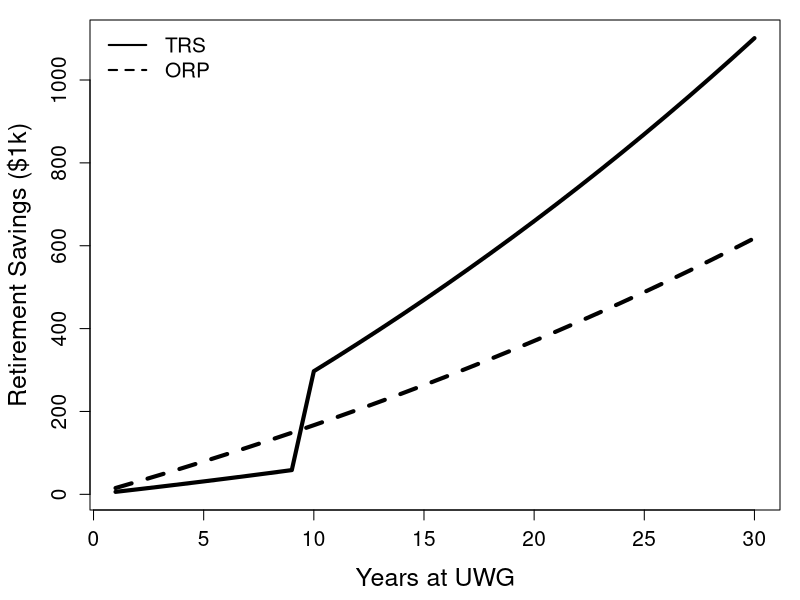
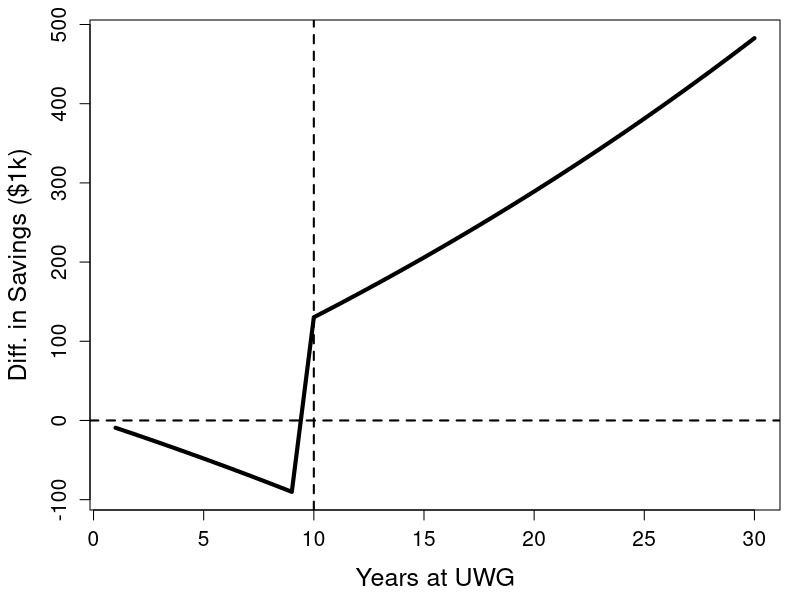
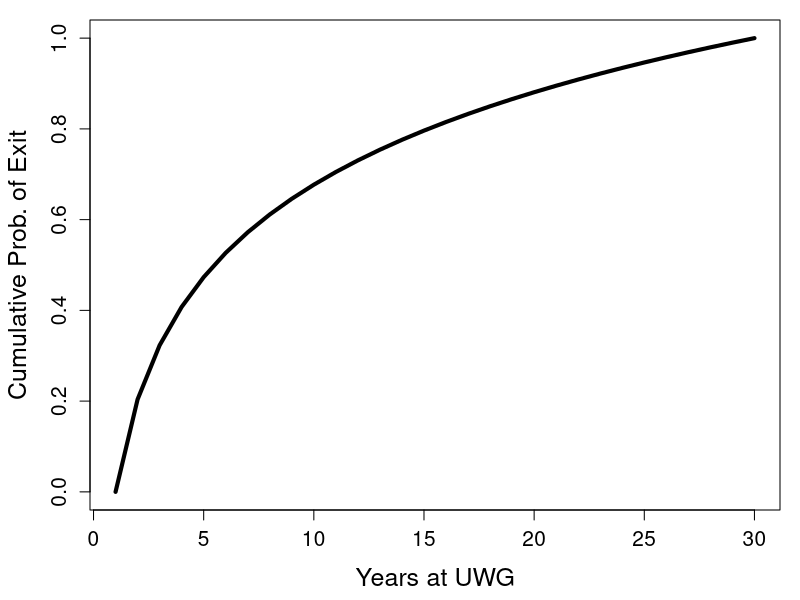
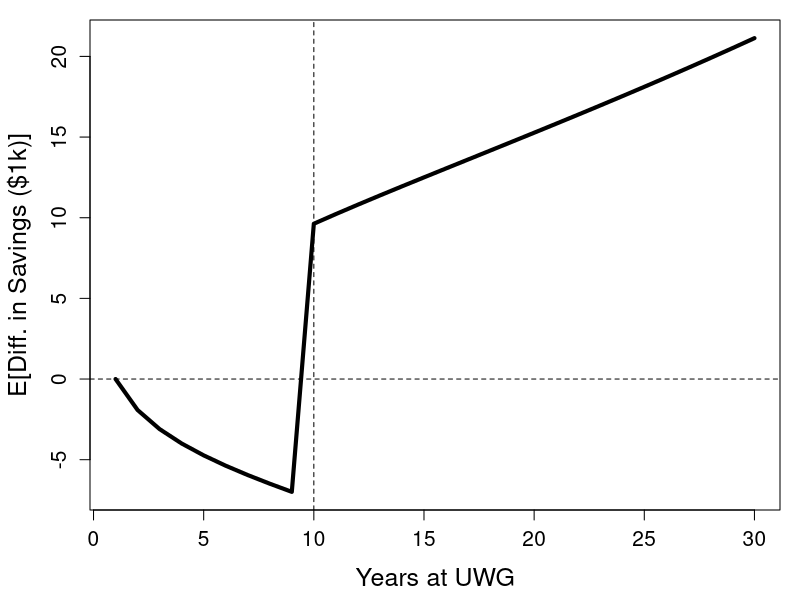
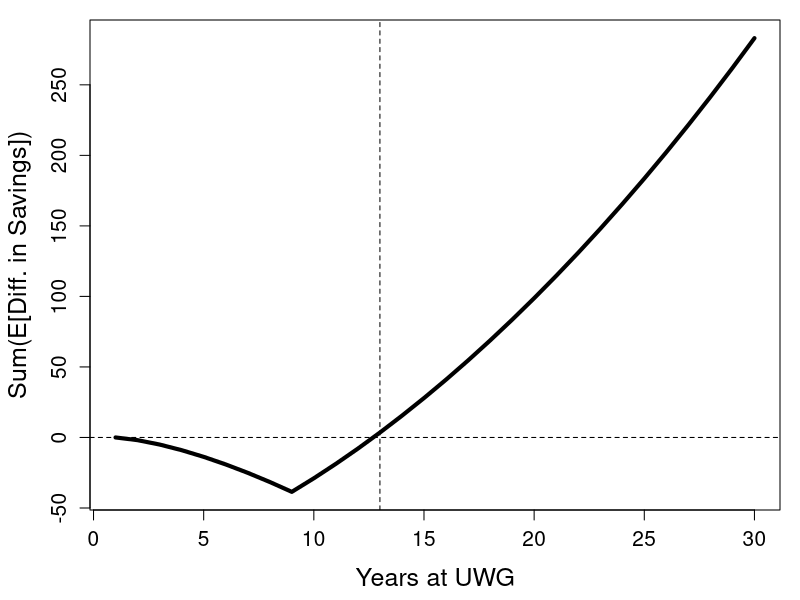

Source code (R) for these figures, in order:

rm(list=ls())

x <- data.frame(
  year = 1:30,
  salary = 100
)

for(i in 2:nrow(x)){
  x$salary[i] <- x$salary[i-1] * 1.02
}

x$savings <- x$salary*0.06
x$TRS <- ifelse(x$year < 10, x$savings, x$savings + x$salary*0.2114)
x$TRS_total <- ifelse(x$year < 10, cumsum(x$savings), cumsum(x$savings + x$salary*0.2114))

x$ORP <- x$savings + x$salary*0.0924
x$ORP_total <- cumsum(x$ORP)

par(mar = c(4.5, 4.5, 1, 1))
plot(x$year, x$TRS_total, type = "l", lwd = 4,
     xlab = "Years at UWG", ylab = "Retirement Savings ($1k)",
     cex.axis = 1.25, cex.lab = 1.5)
lines(x$year, x$ORP_total, lty = 2, lwd = 4)
legend("topleft",
       legend = c("TRS", "ORP"),
       lwd = 2, lty = c(1, 2), bty = "n",
       cex = 1.25)

x$diff <- x$TRS_total - x$ORP_total

plot(x$year, x$diff, type = "l", lwd = 4,
     cex.axis = 1.25, cex.lab = 1.5,
     xlab = "Years at UWG", ylab = "Diff. in Savings ($1k)")
abline(v = 10, lty = 2, lwd = 2)
abline(h = 0, lty = 2, lwd = 2)

x$diff <- x$TRS_total - x$ORP_total
z <- list()
for(i in seq(0, 1, 0.01)){
  x$prob_leave <- i * log(seq_len(nrow(x))) / log(nrow(x))
  z[[length(z)+1]] <- data.frame(
    prob_leave = i,
    ev_trs = sum(x$diff*(1-x$prob_leave))
  )
}
z <- as.data.frame(do.call(rbind, z))

plot(x$year, x$prob_leave, type = "l", lwd = 4,
     xlab = "Years at UWG", ylab = "Cumulative Prob. of Exit",
     cex.axis = 1.25, cex.lab = 1.5)

plot(x$year, (x$prob_leave)*(x$TRS - x$ORP), type = "l", lwd = 4,
     xlab = "Years at UWG", ylab = "E[Diff. in Savings ($1k)]",
     cex.axis = 1.25, cex.lab = 1.5)
abline(h = 0, lty = 2)
abline(v = 10, lty = 2)

x$break_even <- cumsum((x$prob_leave)*(x$TRS - x$ORP))
# x$break_even <- cumsum(x$diff)
plot(x$year, x$break_even, type = "l", lwd = 4,
     xlab = "Years at UWG", ylab = "Sum(E[Diff. in Savings])",
     cex.axis = 1.25, cex.lab = 1.5)
abline(h = 0, lty = 2)
abline(v = 13, lty = 2)
